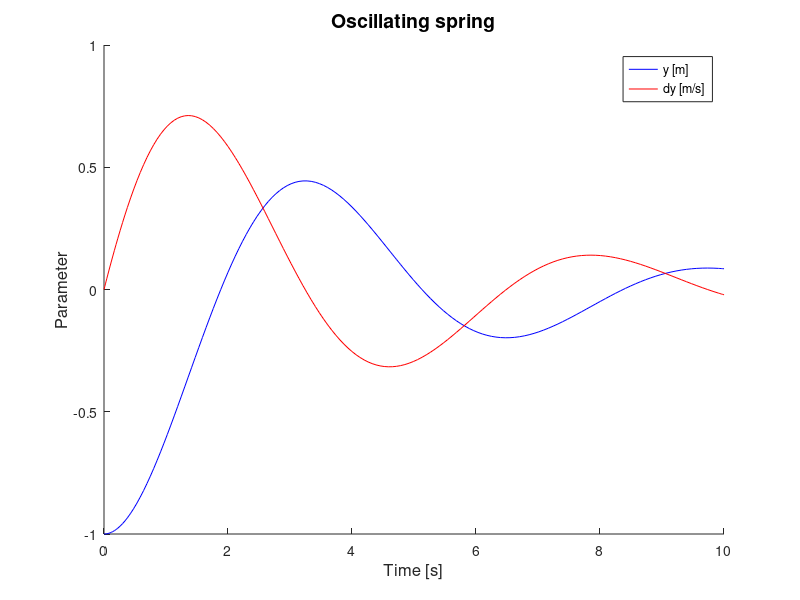

This chart was generated by the following MATLAB code:
function SpringExample
clc; clear all; close all

% Parameters of the system
m = 1;      % Mass [kg]
c = 0.5;    % Damping coefficient [Ns/m]
k = 1;      % Spring constant [N/m]

% Set up the initial conditions
y0 = -1;    % Initial height [m]
dy0 = 0;    % Initial speed [m/s]
% Put them together in one vector
Y0 = [y0; dy0];

% Set the time range
t0 = 0;     % Initial time [s]
tf = 10;    % Final time [s]

% Set up the options
options = odeset('AbsTol',1E-6,'RelTol',1E-6);
% Can also include other options!

% Call the integrator
[t,Y] = ode45(@springIntegrator,[t0,tf],Y0,options,m,c,k);

% Do something with the output
y = Y(:,1);
dy = Y(:,2);
figure; hold on
plot(t,y,'-b')  % Plot the position over time
plot(t,dy,'-r') % Plot the speed over time
title('Oscillating spring','FontSize',14)
xlabel('Time [s]','FontSize',12)
ylabel('Parameter','FontSize',12)
legend('y [m]','dy [m/s]','Location','Best')








function [dY] = springIntegrator(t,Y,m,c,k)
dY = zeros(2,1);

% Unpack the state vector
y = Y(1);
dy = Y(2);

% Dynamics of the system
% Here's where the fun happens!
ddy = (-c*dy - k*y)/m;

% Output the DERIVATIVE of the state
dY(1) = dy;
dY(2) = ddy;
